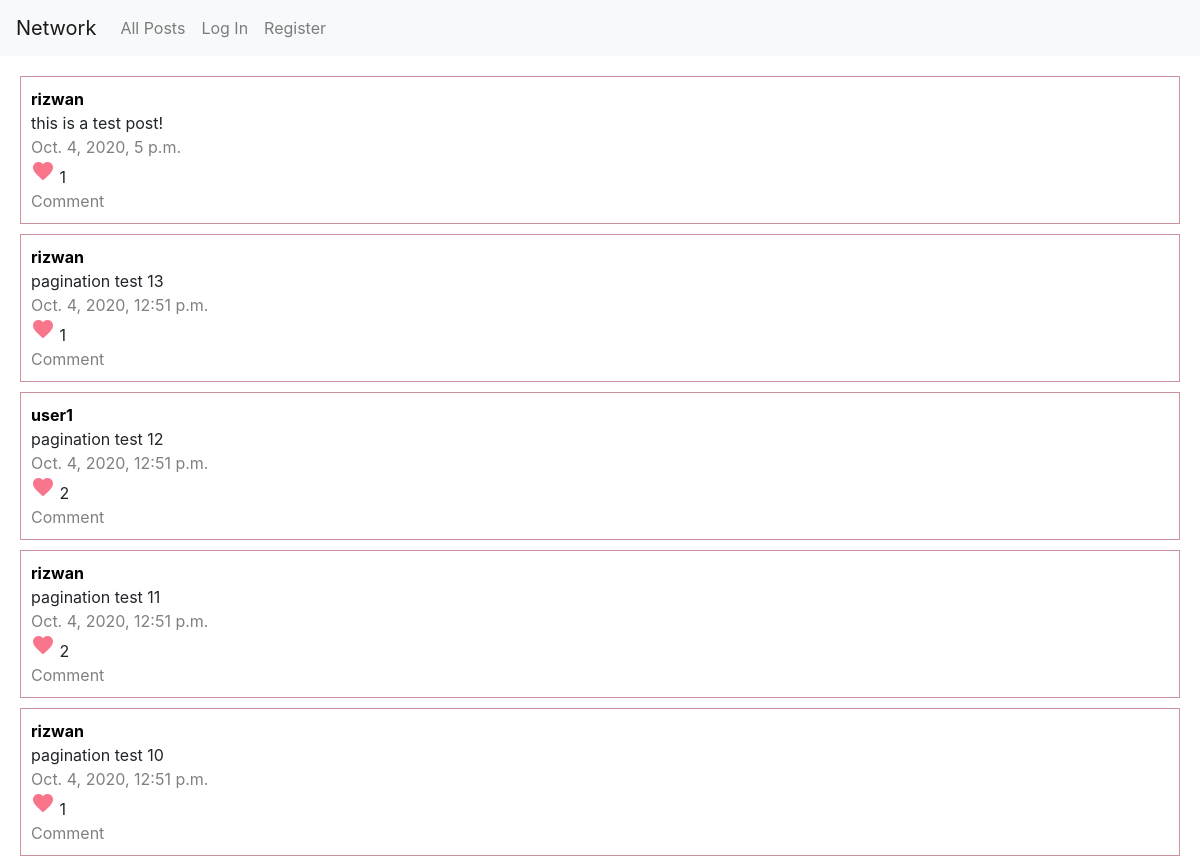
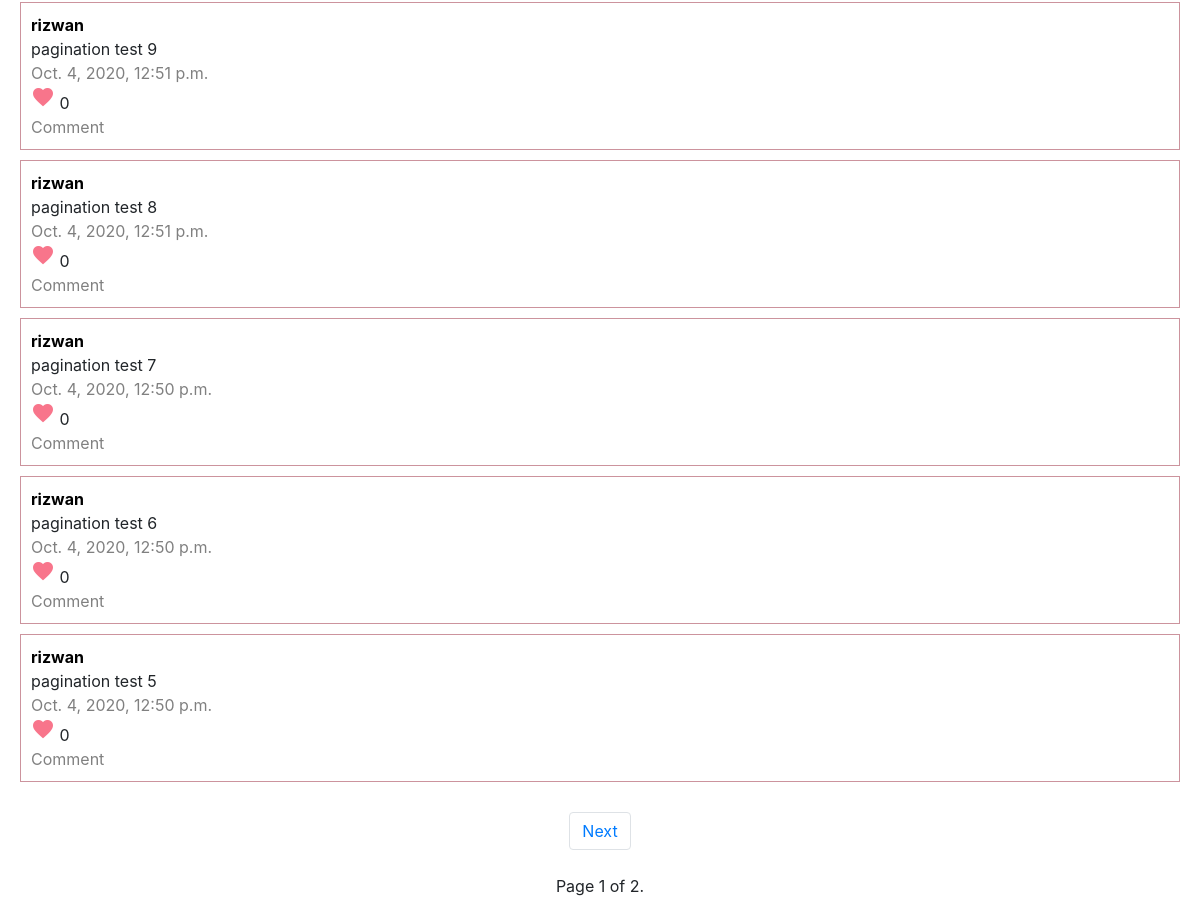
The page / on the database its author committed (2 pictures, top to bottom).
### network/models.py (models this page shows, shortened)
class Post(models.Model):
    by = models.ForeignKey(User, on_delete=models.CASCADE, related_name="posts")
    message = models.TextField()
    timestamp = models.DateTimeField(auto_now_add=True)
    comments = models.ManyToManyField(Comment, related_name='postComments', blank=True)
    likes = models.ManyToManyField(Like, related_name="postLikes", blank=True)

class User(AbstractUser):
    pass

### network/views.py (the view)
# urls.py: path("", views.index, name="index"),
def index(request):
    postsdata = Post.objects.all().order_by('-timestamp')
    loggedUser = ''
    if (request.user.is_authenticated):
        loggedUser = User.objects.get(username=request.user.username)
    p = Paginator(postsdata, 10)
    pagenumber = request.GET.get('page')
    if pagenumber == None:
        pagenumber = 1
    elif int(pagenumber) > int(p.num_pages):
        pagenumber = 1
    else:
        pagenumber = int(pagenumber)
    maindata = p.get_page(pagenumber)
    return render(request, "network/index.html", {
        'data': maindata,
        'loggedUser': loggedUser,
        'page_obj': maindata,
    })

### network/templates/network/index.html (shortened to what this page needs)
{% extends "network/layout.html" %}
{% block body %}
    <div class="posts-container">
        {% for post in data %}
            <div class="sp-container">
                <a href="{% url 'userprofile' post.by.username %}" class="username-link">
                    <b>{{post.by}}</b>
                </a>
                <br/>
                <div class="message-container" id="message{{post.id}}" data-get="{{post.id}}" data-message="{{post.message}}">
                    {{post.message}}
                </div>
                <div class="secondary-text">{{post.timestamp}}</div>
                <div>
                    <i class="material-icons like-btn" data-post="{{post.id}}" >favorite</i>
                    <span id="{{post.id}}likes" class="like-counter">{{post.likes.count}}</span>
                </div>
                <div class="secondary-text">Comment</div>
            </div>
        {% endfor %}
    </div>
    <nav class="centered">
        <ul class="pagination margincenter">
            {% if data.has_next %}
            <li class="page-item margincenter">
                <a href="?page={{data.next_page_number}}" class="page-link">Next</a>
            </li>
            {% endif %}
        </ul>
    </nav>
    <br/>
    <div class="centered">
        Page {{data.number}} of {{data.paginator.num_pages}}.
    </div>
{% endblock %}

### network/templates/network/layout.html (shortened to what this page needs)
{% load static %}
<!DOCTYPE html>
<html lang="en">
    <head>
        <link rel="stylesheet" href="https://stackpath.bootstrapcdn.com/bootstrap/4.4.1/css/bootstrap.min.css">
        <link href="{% static 'network/styles.css' %}" rel="stylesheet">
    </head>
    <body>
        <nav class="navbar navbar-expand-lg navbar-light bg-light">
            <a class="navbar-brand" href="#">Network</a>
            <div>
              <ul class="navbar-nav mr-auto">
                <li class="nav-item">
                  <a class="nav-link" href="{% url 'index' %}">All Posts</a>
                </li>
                {% if user.is_authenticated %}
                    <li class="nav-item">
                        <a class="nav-link" href="{% url 'following' %}">Following</a>
                    </li>
                    <li class="nav-item">
                        <a class="nav-link" href="{% url 'newpost' %}">New Post</a>
                    </li>
                    <li class="nav-item">
                        <a class="nav-link" href="{% url 'logout' %}">Log Out</a>
                    </li>
                {% else %}
                    <li class="nav-item">
                        <a class="nav-link" href="{% url 'login' %}">Log In</a>
                    </li>
                    <li class="nav-item">
                        <a class="nav-link" href="{% url 'register' %}">Register</a>
                    </li>
                {% endif %}
              </ul>
            </div>
          </nav>
        <div class="body">
            {% block body %}
            {% endblock %}
        </div>
    </body>
</html>

### network/static/network/styles.css (style rules this page uses)
.posts-container { padding: 20px; }
.sp-container { border: 1px solid rgb(204, 147, 157); padding: 10px; margin-bottom: 10px; }
.material-icons { color: rgb(248, 117, 139); cursor: pointer; }
.secondary-text { color: grey; }
.centered { text-align: center; }
.username-link { color: black; }
.margincenter { margin: 0 auto; }

### rows shown on the page
Post: by "rizwan", message "this is a test post!", timestamp "Oct. 4, 2020, 5 p.m.", likes.count "1"
Post: by "rizwan", message "pagination test 13", timestamp "Oct. 4, 2020, 12:51 p.m.", likes.count "1"
Post: by "user1", message "pagination test 12", timestamp "Oct. 4, 2020, 12:51 p.m.", likes.count "2"
Post: by "rizwan", message "pagination test 11", timestamp "Oct. 4, 2020, 12:51 p.m.", likes.count "2"
Post: by "rizwan", message "pagination test 10", timestamp "Oct. 4, 2020, 12:51 p.m.", likes.count "1"
Post: by "rizwan", message "pagination test 9", timestamp "Oct. 4, 2020, 12:51 p.m.", likes.count "0"
Post: by "rizwan", message "pagination test 8", timestamp "Oct. 4, 2020, 12:51 p.m.", likes.count "0"
Post: by "rizwan", message "pagination test 7", timestamp "Oct. 4, 2020, 12:50 p.m.", likes.count "0"
Post: by "rizwan", message "pagination test 6", timestamp "Oct. 4, 2020, 12:50 p.m.", likes.count "0"
Post: by "rizwan", message "pagination test 5", timestamp "Oct. 4, 2020, 12:50 p.m.", likes.count "0"

### other values the page prints
{{ data.number }} "1"
{{ data.paginator.num_pages }} "2"
